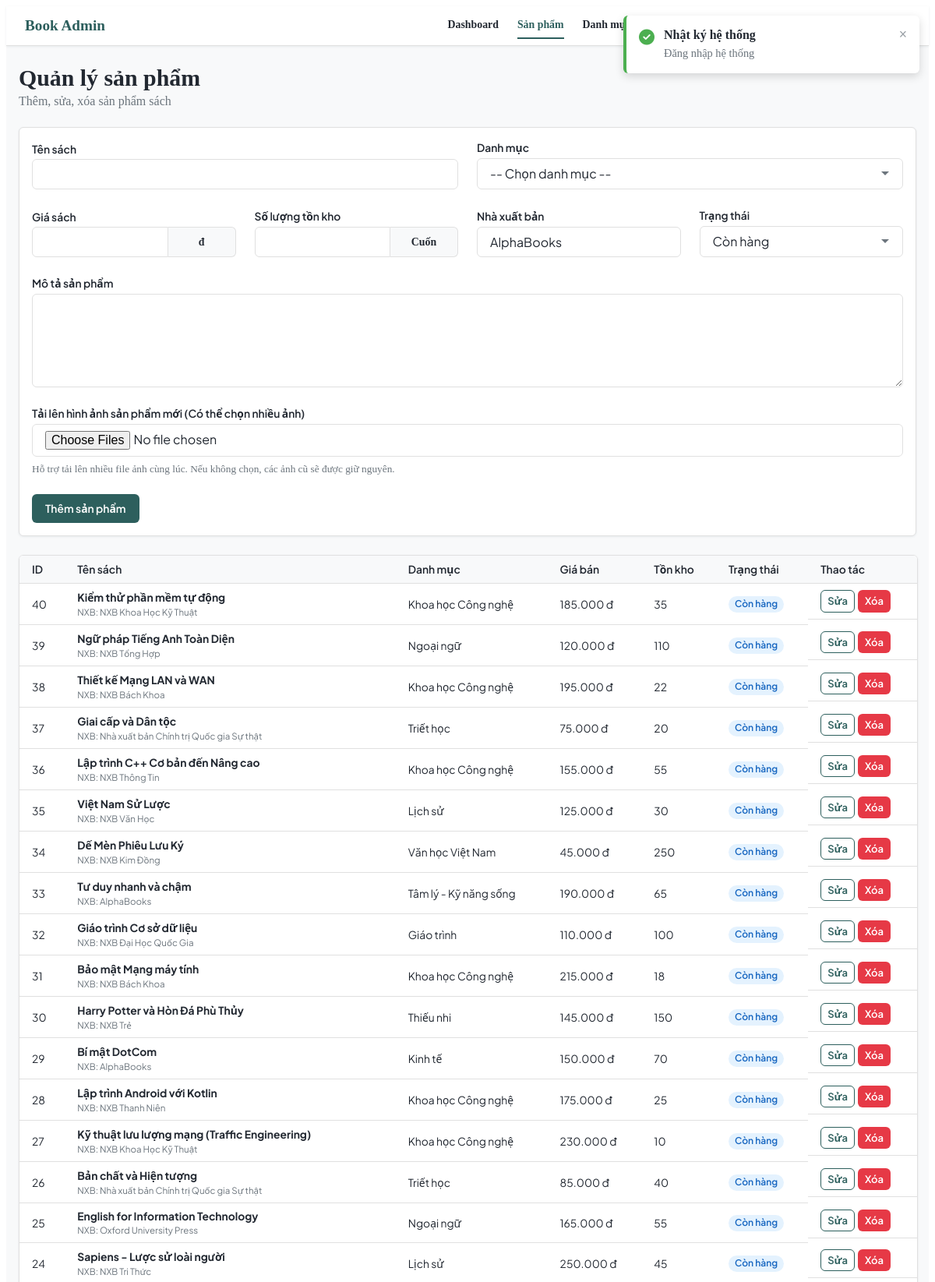
Screenshot of /admin/products.php (signed in, upper part) with the database file from the repository.
### tables this page shows
CREATE TABLE IF NOT EXISTS `product` (
  `ProductID` int NOT NULL AUTO_INCREMENT,
  `CategoryID` int DEFAULT NULL,
  `BrandID` int DEFAULT NULL,
  `ProductName` varchar(255) NOT NULL,
  `Brand` varchar(100) DEFAULT NULL,
  `Price` int NOT NULL DEFAULT '0',
  `Quantity` int DEFAULT '0',
  `Description` text,
  `Publisher` varchar(100) DEFAULT 'AlphaBooks',
  `Status` enum('Còn hàng','Hết hàng') DEFAULT 'Còn hàng',
  PRIMARY KEY (`ProductID`),
  KEY `fk_product_category` (`CategoryID`)
);

CREATE TABLE IF NOT EXISTS `category` (
  `CategoryID` int NOT NULL AUTO_INCREMENT,
  `CategoryName` varchar(100) NOT NULL,
  `Description` text,
  PRIMARY KEY (`CategoryID`)
);

### admin/products.php (the view, shortened to what this page needs)
<?php
require_once 'data.php';
require_once 'partials.php';
$editProduct = null;
$products = [];
$resProds = $conn->query("
  SELECT p.ProductID, p.ProductName, p.Price, p.Quantity, p.Status, p.Publisher, p.Description, c.CategoryName
  FROM product p
  LEFT JOIN category c ON p.CategoryID = c.CategoryID
  ORDER BY p.ProductID DESC
");
if ($resProds) {
  while ($row = $resProds->fetch_assoc()) {
    $products[] = $row;
  }
}
?>
<!DOCTYPE html>
<html lang="vi">
<head>
  <title>Quản lý sản phẩm</title><?= adminCssLinks() ?>
</head>
<body>
  <div class="app-layout">
    <main class="page-content">
      <header class="page-header"><div><h1>Quản lý sản phẩm</h1><p>Thêm, sửa, xóa sản phẩm sách</p></div></header>
      <form method="post" class="card" enctype="multipart/form-data">
        <div class="card__body form">
          <div class="form-row">
            <div class="form-group" style="flex: 2;">
              <label class="form-label">Tên sách</label>
              <input class="form-control" type="text" name="name" value="<?= h($editProduct['ProductName'] ?? '') ?>" required>
            </div>
            <div class="form-group" style="flex: 1;">
              <label class="form-label">Danh mục</label>
              <select class="form-control" name="category_id" required>
                <option value="">-- Chọn danh mục --</option>
              </select>
            </div>
          </div>
          <div class="form-row">
            <div class="form-group">
              <label class="form-label">Giá sách</label>
              <div class="input-unit">
                <input class="form-control" type="number" name="price" value="<?= h($editProduct['Price'] ?? '') ?>" required>
                <span class="input-unit__text">đ</span>
              </div>
            </div>
            <div class="form-group">
              <label class="form-label">Số lượng tồn kho</label>
              <div class="input-unit">
                <input class="form-control" type="number" name="stock" value="<?= h($editProduct['Quantity'] ?? '') ?>" required>
                <span class="input-unit__text">Cuốn</span>
              </div>
            </div>
            <div class="form-group">
              <label class="form-label">Nhà xuất bản</label>
              <input class="form-control" type="text" name="publisher" value="<?= h($editProduct['Publisher'] ?? 'AlphaBooks') ?>">
            </div>
            <div class="form-group">
              <label class="form-label">Trạng thái</label>
              <select class="form-control" name="status">
                <?php foreach (['Còn hàng', 'Hết hàng'] as $status): ?>
                  <option value="<?= h($status) ?>" <?= ($editProduct['Status'] ?? 'Còn hàng') === $status ? 'selected' : '' ?>><?= h($status) ?></option>
                <?php endforeach; ?>
              </select>
            </div>
          </div>
          <div class="form-row">
            <div class="form-group" style="width: 100%;">
              <label class="form-label">Mô tả sản phẩm</label>
              <textarea class="form-control" name="description" rows="3"><?= h($editProduct['Description'] ?? '') ?></textarea>
            </div>
          </div>
          <div class="form-row">
            <div class="form-group" style="width: 100%;">
              <label class="form-label">Tải lên hình ảnh sản phẩm mới (Có thể chọn nhiều ảnh)</label>
              <input class="form-control" type="file" name="product_images[]" accept="image/*" multiple>
              <small style="color: var(--color-text-light); margin-top: 4px; display: block;">Hỗ trợ tải lên nhiều file ảnh cùng lúc. Nếu không chọn, các ảnh cũ sẽ được giữ nguyên.</small>
            </div>
          </div>
          <div class="btn-group">
            <button class="btn btn--primary" type="submit"><?= $editProduct ? 'Cập nhật sản phẩm' : 'Thêm sản phẩm' ?></button>
          </div>
        </div>
      </form>
      <div class="table-wrapper">
        <table class="table">
          <thead>
            <tr>
              <th>ID</th>
              <th>Tên sách</th>
              <th>Danh mục</th>
              <th>Giá bán</th>
              <th>Tồn kho</th>
              <th>Trạng thái</th>
              <th>Thao tác</th>
            </tr>
          </thead>
          <tbody>
            <?php foreach ($products as $product): ?>
              <tr>
                <td><?= h($product['ProductID']) ?></td>
                <td><strong><?= h($product['ProductName']) ?></strong><br><small style="color:var(--color-text-light);">NXB: <?= h($product['Publisher']) ?></small></td>
                <td><?= h($product['CategoryName'] ?? 'Không có') ?></td>
                <td><?= number_format($product['Price'], 0, ',', '.') ?> đ</td>
                <td><?= h($product['Quantity']) ?></td>
                <td><span class="badge <?= badgeClass($product['Status']) ?>"><?= h($product['Status']) ?></span></td>
                <td class="table__actions">
                  <a class="btn btn--sm btn--outline" href="products.php?edit=<?= h($product['ProductID']) ?>">Sửa</a>
                  <form method="post" onsubmit="return confirm('Bạn có chắc chắn muốn xóa sản phẩm này?')" style="display:inline">
                    <button class="btn btn--sm btn--danger" type="submit">Xóa</button>
                  </form>
                </td>
              </tr>
            <?php endforeach; ?>
          </tbody>
        </table>
      </div>
    </main>
  </div>
</body>
</html>

### assets/css/variables.css (style rules this page uses)
:root { --color-primary-dark: #1e4241; --color-primary: #2d5f5d; --color-secondary: #f9b234; --color-accent: #e85d04; --color-accent-dark: #c44d03; --color-background: #f8f9fa; --color-surface: #ffffff; --color-border: #e0e0e0; --color-text: #222831; --color-text-light: #6c757d; --color-success: #4caf50; --color-error: #e63946; --color-warning: #ffb703; --color-info: #2196f3; --font-family-base: 'Plus Jakarta Sans', 'Segoe UI', Roboto, Helvetica, Arial, sans-serif; --font-size-base: 15px; --font-size-xxs: 0.733rem; --font-size-sm: 0.866rem; --font-size-md: 1rem; --font-size-lg: 1.2rem; --font-size-xl: 1.466rem; --font-size-xxl: 1.866rem; --font-size-3xl: 2.4rem; --font-weight-normal: 400; --font-weight-medium: 500; --font-weight-bold: 600; --font-weight-extra-bold: 700; --line-height-base: 1.6; --spacing-xxs: 2px; --spacing-xs: 4px; --spacing-sm: 8px; --spacing-md: 16px; --spacing-lg: 24px; --spacing-xl: 40px; --spacing-xxl: 64px; --border-radius-sm: 4px; --border-radius: 6px; --border-radius-lg: 12px; --border-width: 1px; --box-shadow-sm: 0 1px 3px rgba(44, 62, 80, 0.08); --box-shadow-md: 0 4px 12px rgba(44, 62, 80, 0.12); --box-shadow-lg: 0 8px 24px rgba(44, 62, 80, 0.16); --transition-fast: 0.15s cubic-bezier(0.4, 0, 0.2, 1); --transition-base: 0.3s cubic-bezier(0.4, 0, 0.2, 1); --transition-slow: 0.5s cubic-bezier(0.4, 0, 0.2, 1); }

### assets/css/components/button.css (style rules this page uses)
.btn { display: inline-flex; align-items: center; justify-content: center; gap: var(--spacing-sm); padding: var(--spacing-sm) var(--spacing-md); font-family: var(--font-family-base); font-size: var(--font-size-sm); font-weight: var(--font-weight-bold); line-height: 1.4; text-decoration: none; white-space: nowrap; border: var(--border-width) solid transparent; border-radius: var(--border-radius); cursor: pointer; transition: background-color var(--transition-fast), color var(--transition-fast), border-color var(--transition-fast), box-shadow var(--transition-fast), transform var(--transition-fast); }
.btn--primary { background-color: var(--color-primary); color: var(--color-surface); }
.btn--outline { background-color: transparent; color: var(--color-primary); border-color: var(--color-primary); }
.btn--danger { background-color: var(--color-error); color: var(--color-surface); }
.btn--sm { padding: var(--spacing-xs) var(--spacing-sm); font-size: 0.8125rem; }
.btn-group { display: inline-flex; flex-wrap: wrap; gap: var(--spacing-sm); }

### assets/css/components/badge.css (style rules this page uses)
.badge { display: inline-flex; align-items: center; gap: var(--spacing-xs); padding: var(--spacing-xxs) var(--spacing-sm); font-size: 0.75rem; font-weight: var(--font-weight-bold); line-height: 1.4; border-radius: 999px; white-space: nowrap; }
.badge--info { background-color: rgba(33, 150, 243, 0.12); color: #1565c0; }

### assets/css/components/card.css (style rules this page uses)
.card { display: flex; flex-direction: column; background-color: var(--color-surface); border: var(--border-width) solid var(--color-border); border-radius: var(--border-radius); box-shadow: var(--box-shadow-sm); overflow: hidden; transition: box-shadow var(--transition-base), transform var(--transition-base); }
.card__body { display: flex; flex-direction: column; gap: var(--spacing-sm); padding: var(--spacing-md); flex: 1; }

### assets/css/components/navbar.css (style rules this page uses)
.app-layout { min-height: 100vh; background-color: var(--color-background); }
.page-content { display: flex; flex-direction: column; gap: var(--spacing-lg); width: min(1180px, calc(100% - 32px)); margin: 0 auto; padding: var(--spacing-lg) 0 var(--spacing-xl); }
.page-header { display: flex; align-items: flex-start; justify-content: space-between; gap: var(--spacing-md); }
.page-header h1 { margin: 0; font-size: var(--font-size-xxl); color: var(--color-text); }
.page-header p { margin: var(--spacing-xs) 0 0; color: var(--color-text-light); }

### rows the page displays
product: ProductID "40", ProductName "Kiểm thử phần mềm tự động", Publisher "NXB Khoa Học Kỹ Thuật", CategoryID.CategoryName "Khoa học Công nghệ", Price "185.000", Quantity "35", Status "Còn hàng"
product: ProductID "39", ProductName "Ngữ pháp Tiếng Anh Toàn Diện", Publisher "NXB Tổng Hợp", CategoryID.CategoryName "Ngoại ngữ", Price "120.000", Quantity "110", Status "Còn hàng"
product: ProductID "38", ProductName "Thiết kế Mạng LAN và WAN", Publisher "NXB Bách Khoa", CategoryID.CategoryName "Khoa học Công nghệ", Price "195.000", Quantity "22", Status "Còn hàng"
product: ProductID "37", ProductName "Giai cấp và Dân tộc", Publisher "Nhà xuất bản Chính trị Quốc gia Sự thật", CategoryID.CategoryName "Triết học", Price "75.000", Quantity "20", Status "Còn hàng"
product: ProductID "36", ProductName "Lập trình C++ Cơ bản đến Nâng cao", Publisher "NXB Thông Tin", CategoryID.CategoryName "Khoa học Công nghệ", Price "155.000", Quantity "55", Status "Còn hàng"
product: ProductID "35", ProductName "Việt Nam Sử Lược", Publisher "NXB Văn Học", CategoryID.CategoryName "Lịch sử", Price "125.000", Quantity "30", Status "Còn hàng"
product: ProductID "34", ProductName "Dế Mèn Phiêu Lưu Ký", Publisher "NXB Kim Đồng", CategoryID.CategoryName "Văn học Việt Nam", Price "45.000", Quantity "250", Status "Còn hàng"
product: ProductID "33", ProductName "Tư duy nhanh và chậm", Publisher "AlphaBooks", CategoryID.CategoryName "Tâm lý - Kỹ năng sống", Price "190.000", Quantity "65", Status "Còn hàng"
product: ProductID "32", ProductName "Giáo trình Cơ sở dữ liệu", Publisher "NXB Đại Học Quốc Gia", CategoryID.CategoryName "Giáo trình", Price "110.000", Quantity "100", Status "Còn hàng"
product: ProductID "31", ProductName "Bảo mật Mạng máy tính", Publisher "NXB Bách Khoa", CategoryID.CategoryName "Khoa học Công nghệ", Price "215.000", Quantity "18", Status "Còn hàng"
product: ProductID "30", ProductName "Harry Potter và Hòn Đá Phù Thủy", Publisher "NXB Trẻ", CategoryID.CategoryName "Thiếu nhi", Price "145.000", Quantity "150", Status "Còn hàng"
product: ProductID "29", ProductName "Bí mật DotCom", Publisher "AlphaBooks", CategoryID.CategoryName "Kinh tế", Price "150.000", Quantity "70", Status "Còn hàng"
product: ProductID "28", ProductName "Lập trình Android với Kotlin", Publisher "NXB Thanh Niên", CategoryID.CategoryName "Khoa học Công nghệ", Price "175.000", Quantity "25", Status "Còn hàng"
product: ProductID "27", ProductName "Kỹ thuật lưu lượng mạng (Traffic Engineering)", Publisher "NXB Khoa Học Kỹ Thuật", CategoryID.CategoryName "Khoa học Công nghệ", Price "230.000", Quantity "10", Status "Còn hàng"
product: ProductID "26", ProductName "Bản chất và Hiện tượng", Publisher "Nhà xuất bản Chính trị Quốc gia Sự thật", CategoryID.CategoryName "Triết học", Price "85.000", Quantity "40", Status "Còn hàng"
product: ProductID "25", ProductName "English for Information Technology", Publisher "Oxford University Press", CategoryID.CategoryName "Ngoại ngữ", Price "165.000", Quantity "55", Status "Còn hàng"
product: ProductID "24", ProductName "Sapiens - Lược sử loài người", Publisher "NXB Tri Thức", CategoryID.CategoryName "Lịch sử", Price "250.000", Quantity "45", Status "Còn hàng"

### other values shown
$toastMsg "Đăng nhập hệ thống"
form field status "Còn hàng"
